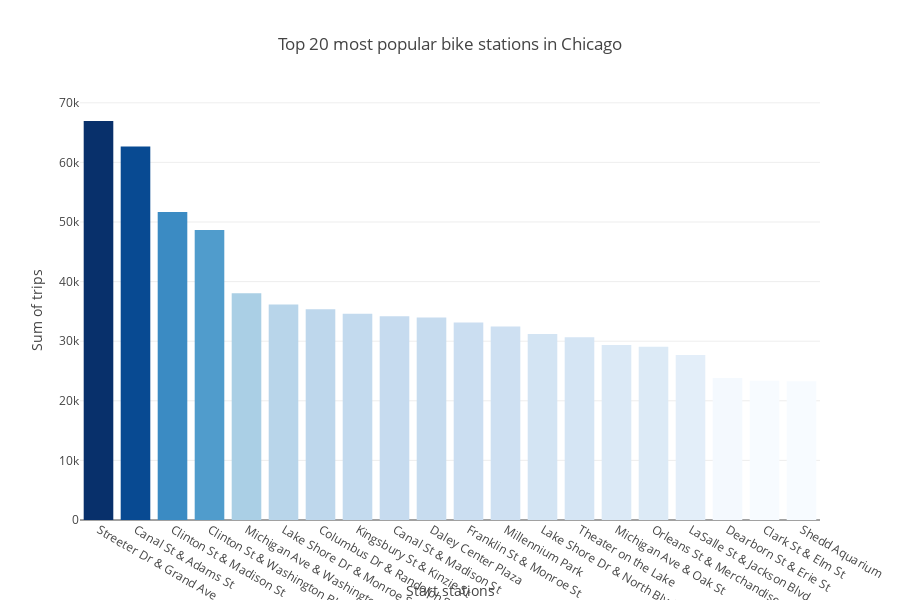

This figure's notebook cell:
### Code cell
## Bar chart

fig.update_layout(
    title = 'Top 20 most popular bike stations in Chicago',
    xaxis_title = 'Start stations',
    yaxis_title ='Sum of trips',
    width = 900, height = 600
)

### Figure 1 — Plotly figure (JSON) as saved in the notebook; plotly's stock layout.template omitted (floating-point values rounded to 4 significant figures)
{"data": [{"marker": {"color": [66944, 62654, 51692, 48669, 38029, 36174, 35342, 34589, 34188, 33968, 33125, 32483, 31203, 30679, 29374, 29082, 27665, 23829, 23368, 23282], "colorscale": [[0, "rgb(247,251,255)"], [0.125, "rgb(222,235,247)"], [0.25, "rgb(198,219,239)"], [0.375, "rgb(158,202,225)"], [0.5, "rgb(107,174,214)"], [0.625, "rgb(66,146,198)"], [0.75, "rgb(33,113,181)"], [0.875, "rgb(8,81,156)"], [1, "rgb(8,48,107)"]]}, "type": "bar", "x": ["Streeter Dr & Grand Ave", "Canal St & Adams St", "Clinton St & Madison St", "Clinton St & Washington Blvd", "Michigan Ave & Washington St", "Lake Shore Dr & Monroe St", "Columbus Dr & Randolph St", "Kingsbury St & Kinzie St", "Canal St & Madison St", "Daley Center Plaza", "Franklin St & Monroe St", "Millennium Park", "Lake Shore Dr & North Blvd", "Theater on the Lake", "Michigan Ave & Oak St", "Orleans St & Merchandise Mart Plaza", "LaSalle St & Jackson Blvd", "Dearborn St & Erie St", "Clark St & Elm St", "Shedd Aquarium"], "y": [66944, 62654, 51692, 48669, 38029, 36174, 35342, 34589, 34188, 33968, 33125, 32483, 31203, 30679, 29374, 29082, 27665, 23829, 23368, 23282]}], "layout": {"height": 600, "title": {"text": "Top 20 most popular bike stations in Chicago"}, "width": 900, "xaxis": {"autorange": true, "range": [-0.5, 19.5], "title": {"text": "Start stations"}, "type": "category"}, "yaxis": {"autorange": true, "range": [0, 70470.0], "title": {"text": "Sum of trips"}, "type": "linear"}}}
